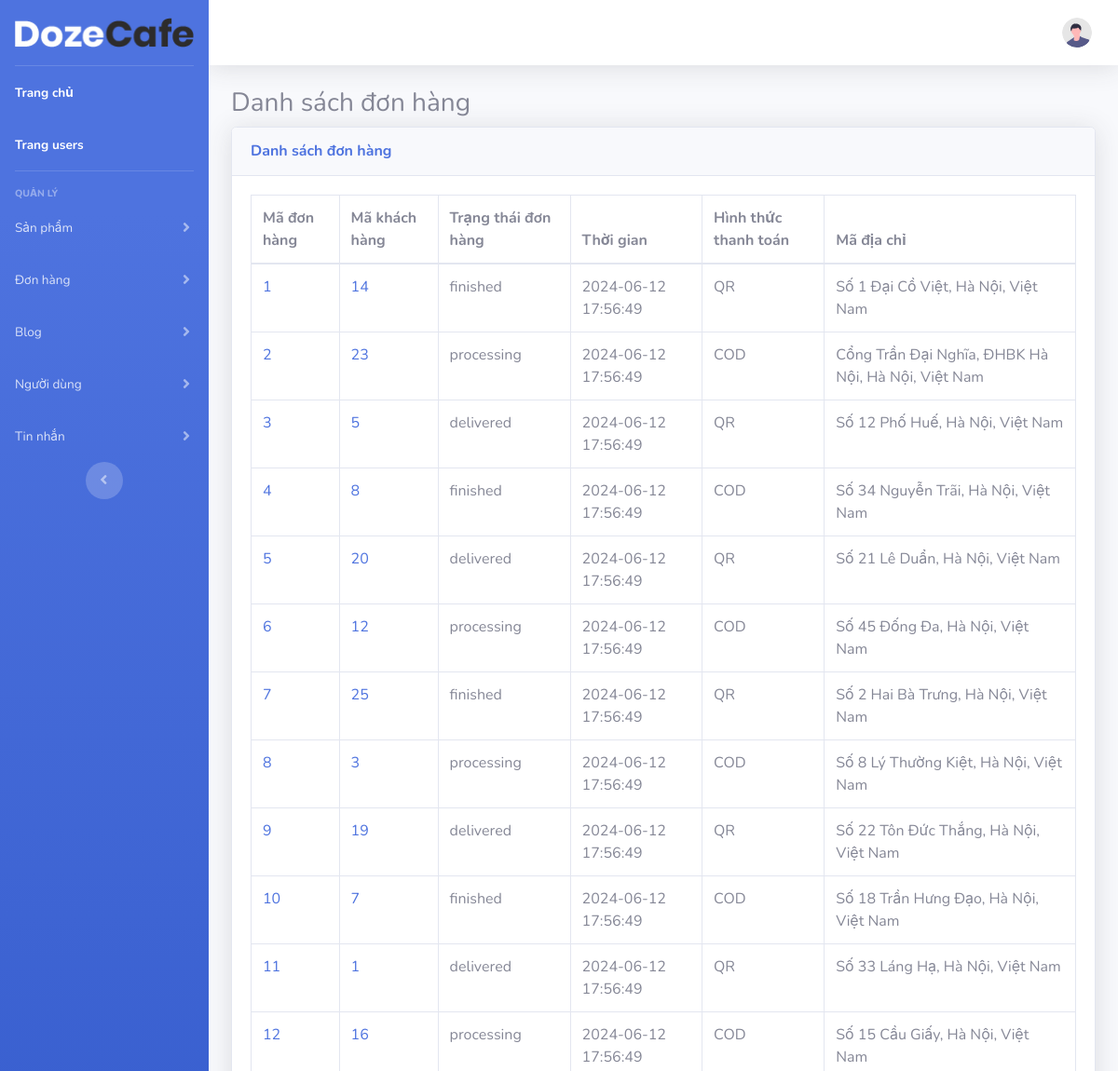
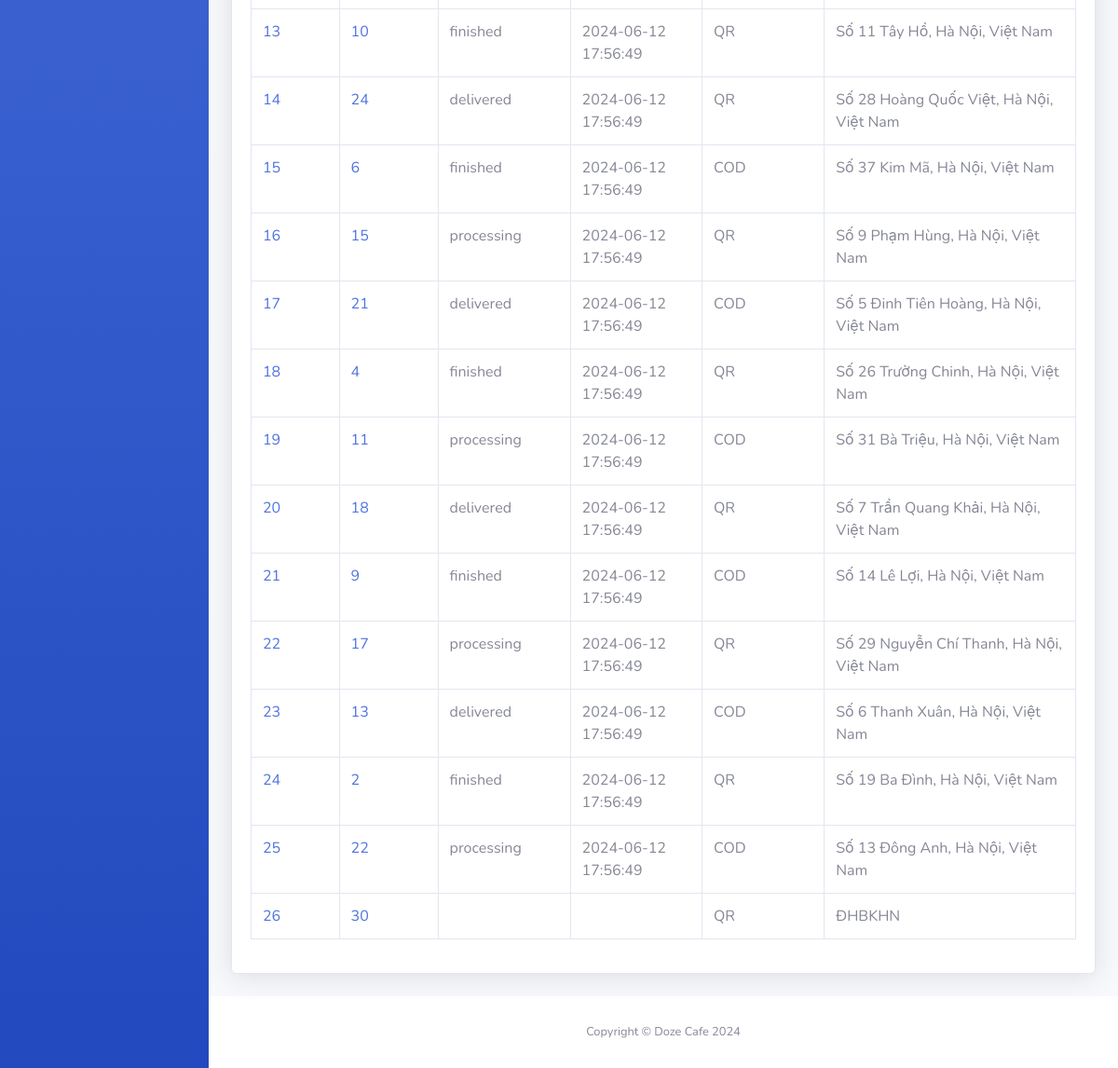
Screenshot of /admin_page/lietkedonhang.php with the database file from the repository (2 pictures, top to bottom).
### tables this page shows
CREATE TABLE `orders` (
  `orders_id` int(11) NOT NULL,
  `users_id` int(11) NOT NULL,
  `admins_id` int(11) DEFAULT NULL,
  `status` enum('finished','processing','delivered') DEFAULT NULL,
  `payment_method` enum('QR','COD') DEFAULT NULL,
  `created_at` datetime DEFAULT NULL,
  `address` varchar(300) NOT NULL
);

### admin_page/lietkedonhang.php (the view, shortened to what this page needs)
<?php include("includes/header.php"); ?>
<div>
    <h3>Danh sách đơn hàng</h3>
    <div class="card shadow mb-4">
        <div class="card-header py-3">
            <h6 class="m-0 font-weight-bold text-primary">Danh sách đơn hàng</h6>
        </div>
        <div class="card-body">
            <div class="table-responsive">
                <table class="table table-bordered" id="dataTable" width="100%" cellspacing="0">
                    <thead>
                        <tr>
                            <th>Mã đơn hàng</th>
                            <th>Mã khách hàng</th>
                            <th>Trạng thái đơn hàng</th>
                            <th>Thời gian</th>
                            <th>Hình thức thanh toán</th>
                            <th>Mã địa chỉ</th>
                        </tr>
                    </thead>
                    <tbody>
                    <?php
                        require("db/conn.php");
                        $sql_str = "SELECT * from orders";
                        $result = mysqli_query($conn, $sql_str);
                        while ($row = mysqli_fetch_assoc($result)) {
                    ?>
                        <tr>
                        <td>
                                <a href='orders_info.php?orders_id=<?= htmlspecialchars($row['orders_id']) ?>'>
                                    <?= htmlspecialchars($row['orders_id']) ?>
                                </a>
                        </td>
                            <td>
                                <a href='users_info.php?users_id=<?= htmlspecialchars($row['users_id']) ?>'>
                                    <?= htmlspecialchars($row['users_id']) ?>
                                </a>
                            </td>
                            <td><?= htmlspecialchars($row['status']) ?></td>
                            <td><?= htmlspecialchars($row['created_at']) ?></td>
                            <td><?= htmlspecialchars($row['payment_method']) ?></td>
                            <td><?= htmlspecialchars($row['address']) ?></td>
                        </tr>
                    <?php
                        }
                    ?>
                    </tbody>
                </table>
            </div>
        </div>
    </div>
</div>
<?php include("includes/footer.php"); ?>

### admin_page/lietkedonhang.php (style rules this page uses)
.table-responsive { overflow-x: auto; }

### rows the page displays
orders: orders_id "1", users "14", status "finished", created_at "2024-06-12 17:56:49", payment_method "QR", address "Số 1 Đại Cồ Việt, Hà Nội, Việt Nam"
orders: orders_id "2", users "23", status "processing", created_at "2024-06-12 17:56:49", payment_method "COD", address "Cổng Trần Đại Nghĩa, ĐHBK Hà Nội, Hà Nội, Việt Nam"
orders: orders_id "3", users "5", status "delivered", created_at "2024-06-12 17:56:49", payment_method "QR", address "Số 12 Phố Huế, Hà Nội, Việt Nam"
orders: orders_id "4", users "8", status "finished", created_at "2024-06-12 17:56:49", payment_method "COD", address "Số 34 Nguyễn Trãi, Hà Nội, Việt Nam"
orders: orders_id "5", users "20", status "delivered", created_at "2024-06-12 17:56:49", payment_method "QR", address "Số 21 Lê Duẩn, Hà Nội, Việt Nam"
orders: orders_id "6", users "12", status "processing", created_at "2024-06-12 17:56:49", payment_method "COD", address "Số 45 Đống Đa, Hà Nội, Việt Nam"
orders: orders_id "7", users "25", status "finished", created_at "2024-06-12 17:56:49", payment_method "QR", address "Số 2 Hai Bà Trưng, Hà Nội, Việt Nam"
orders: orders_id "8", users "3", status "processing", created_at "2024-06-12 17:56:49", payment_method "COD", address "Số 8 Lý Thường Kiệt, Hà Nội, Việt Nam"
orders: orders_id "9", users "19", status "delivered", created_at "2024-06-12 17:56:49", payment_method "QR", address "Số 22 Tôn Đức Thắng, Hà Nội, Việt Nam"
orders: orders_id "10", users "7", status "finished", created_at "2024-06-12 17:56:49", payment_method "COD", address "Số 18 Trần Hưng Đạo, Hà Nội, Việt Nam"
orders: orders_id "11", users "1", status "delivered", created_at "2024-06-12 17:56:49", payment_method "QR", address "Số 33 Láng Hạ, Hà Nội, Việt Nam"
orders: orders_id "12", users "16", status "processing", created_at "2024-06-12 17:56:49", payment_method "COD", address "Số 15 Cầu Giấy, Hà Nội, Việt Nam"
orders: orders_id "13", users "10", status "finished", created_at "2024-06-12 17:56:49", payment_method "QR", address "Số 11 Tây Hồ, Hà Nội, Việt Nam"
orders: orders_id "14", users "24", status "delivered", created_at "2024-06-12 17:56:49", payment_method "QR", address "Số 28 Hoàng Quốc Việt, Hà Nội, Việt Nam"
orders: orders_id "15", users "6", status "finished", created_at "2024-06-12 17:56:49", payment_method "COD", address "Số 37 Kim Mã, Hà Nội, Việt Nam"
orders: orders_id "16", users "15", status "processing", created_at "2024-06-12 17:56:49", payment_method "QR", address "Số 9 Phạm Hùng, Hà Nội, Việt Nam"
orders: orders_id "17", users "21", status "delivered", created_at "2024-06-12 17:56:49", payment_method "COD", address "Số 5 Đinh Tiên Hoàng, Hà Nội, Việt Nam"
orders: orders_id "18", users "4", status "finished", created_at "2024-06-12 17:56:49", payment_method "QR", address "Số 26 Trường Chinh, Hà Nội, Việt Nam"
orders: orders_id "19", users "11", status "processing", created_at "2024-06-12 17:56:49", payment_method "COD", address "Số 31 Bà Triệu, Hà Nội, Việt Nam"
orders: orders_id "20", users "18", status "delivered", created_at "2024-06-12 17:56:49", payment_method "QR", address "Số 7 Trần Quang Khải, Hà Nội, Việt Nam"
orders: orders_id "21", users "9", status "finished", created_at "2024-06-12 17:56:49", payment_method "COD", address "Số 14 Lê Lợi, Hà Nội, Việt Nam"
orders: orders_id "22", users "17", status "processing", created_at "2024-06-12 17:56:49", payment_method "QR", address "Số 29 Nguyễn Chí Thanh, Hà Nội, Việt Nam"
orders: orders_id "23", users "13", status "delivered", created_at "2024-06-12 17:56:49", payment_method "COD", address "Số 6 Thanh Xuân, Hà Nội, Việt Nam"
orders: orders_id "24", users "2", status "finished", created_at "2024-06-12 17:56:49", payment_method "QR", address "Số 19 Ba Đình, Hà Nội, Việt Nam"
orders: orders_id "25", users "22", status "processing", created_at "2024-06-12 17:56:49", payment_method "COD", address "Số 13 Đông Anh, Hà Nội, Việt Nam"
orders: orders_id "26", users "30", payment_method "QR", address "ĐHBKHN"
